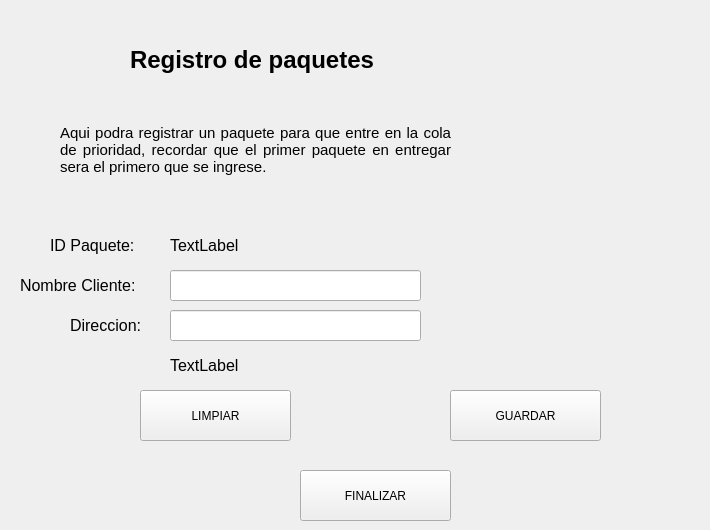
      <widget class="QWidget" name="pag2RegPaq">
       <widget class="QLabel" name="lblIdPaquete">
        <property name="geometry">
         <rect>
          <x>170</x>
          <y>230</y>
          <width>401</width>
          <height>31</height>
         </rect>
        </property>
        <property name="text">
         <string>&lt;html&gt;&lt;head/&gt;&lt;body&gt;&lt;p&gt;&lt;span style=&quot; font-size:12pt;&quot;&gt;TextLabel&lt;/span&gt;&lt;/p&gt;&lt;/body&gt;&lt;/html&gt;</string>
        </property>
       </widget>
       <widget class="QLabel" name="label_9">
        <property name="geometry">
         <rect>
          <x>20</x>
          <y>260</y>
          <width>161</width>
          <height>51</height>
         </rect>
        </property>
        <property name="text">
         <string>&lt;html&gt;&lt;head/&gt;&lt;body&gt;&lt;p&gt;&lt;span style=&quot; font-size:12pt;&quot;&gt;Nombre Cliente: &lt;/span&gt;&lt;/p&gt;&lt;/body&gt;&lt;/html&gt;</string>
        </property>
       </widget>
       <widget class="QLabel" name="label_10">
        <property name="geometry">
         <rect>
          <x>70</x>
          <y>310</y>
          <width>141</width>
          <height>31</height>
         </rect>
        </property>
        <property name="text">
         <string>&lt;html&gt;&lt;head/&gt;&lt;body&gt;&lt;p&gt;&lt;span style=&quot; font-size:12pt;&quot;&gt;Direccion: &lt;/span&gt;&lt;/p&gt;&lt;/body&gt;&lt;/html&gt;</string>
        </property>
       </widget>
       <widget class="QLineEdit" name="txtCliente">
        <property name="geometry">
         <rect>
          <x>170</x>
          <y>270</y>
          <width>251</width>
          <height>31</height>
         </rect>
        </property>
       </widget>
       <widget class="QLineEdit" name="txtDireccion">
        <property name="geometry">
         <rect>
          <x>170</x>
          <y>310</y>
          <width>251</width>
          <height>31</height>
         </rect>
        </property>
       </widget>
       <widget class="QPushButton" name="btnLimpiar">
        <property name="geometry">
         <rect>
          <x>140</x>
          <y>390</y>
          <width>151</width>
          <height>51</height>
         </rect>
        </property>
        <property name="text">
         <string>LIMPIAR</string>
        </property>
       </widget>
       <widget class="QPushButton" name="btnGuardar">
        <property name="geometry">
         <rect>
          <x>450</x>
          <y>390</y>
          <width>151</width>
          <height>51</height>
         </rect>
        </property>
        <property name="text">
         <string>GUARDAR</string>
        </property>
       </widget>
       <widget class="QPushButton" name="btnFinalizar">
        <property name="geometry">
         <rect>
          <x>300</x>
          <y>470</y>
          <width>151</width>
          <height>51</height>
         </rect>
        </property>
        <property name="text">
         <string>FINALIZAR</string>
        </property>
       </widget>
       <widget class="QLabel" name="label_16">
        <property name="geometry">
         <rect>
          <x>50</x>
          <y>230</y>
          <width>111</width>
          <height>31</height>
         </rect>
        </property>
        <property name="text">
         <string>&lt;html&gt;&lt;head/&gt;&lt;body&gt;&lt;p&gt;&lt;span style=&quot; font-size:12pt;&quot;&gt;ID Paquete:&lt;/span&gt;&lt;/p&gt;&lt;/body&gt;&lt;/html&gt;</string>
        </property>
       </widget>
       <widget class="QLabel" name="label_26">
        <property name="geometry">
         <rect>
          <x>510</x>
          <y>60</y>
          <width>191</width>
          <height>191</height>
         </rect>
        </property>
        <property name="text">
         <string/>
        </property>
        <property name="pixmap">
         <pixmap resource="Recursos.qrc">:/logo.png</pixmap>
        </property>
        <property name="scaledContents">
         <bool>true</bool>
        </property>
       </widget>
       <widget class="QLabel" name="label_14">
        <property name="geometry">
         <rect>
          <x>130</x>
          <y>30</y>
          <width>351</width>
          <height>61</height>
         </rect>
        </property>
        <property name="text">
         <string>&lt;html&gt;&lt;head/&gt;&lt;body&gt;&lt;p&gt;&lt;span style=&quot; font-size:18pt; font-weight:700;&quot;&gt;Registro de paquetes&lt;/span&gt;&lt;/p&gt;&lt;/body&gt;&lt;/html&gt;</string>
        </property>
        <property name="textFormat">
         <enum>Qt::TextFormat::RichText</enum>
        </property>
        <property name="wordWrap">
         <bool>true</bool>
        </property>
       </widget>
       <widget class="QLabel" name="label_25">
        <property name="geometry">
         <rect>
          <x>60</x>
          <y>100</y>
          <width>391</width>
          <height>101</height>
         </rect>
        </property>
        <property name="layoutDirection">
         <enum>Qt::LayoutDirection::LeftToRight</enum>
        </property>
        <property name="text">
         <string>&lt;html&gt;&lt;head/&gt;&lt;body&gt;&lt;p align=&quot;justify&quot;&gt;&lt;span style=&quot; font-size:11pt;&quot;&gt;Aqui podra registrar un paquete para que entre en la cola de prioridad, recordar que el primer paquete en entregar sera el primero que se ingrese.&lt;/span&gt;&lt;/p&gt;&lt;/body&gt;&lt;/html&gt;</string>
        </property>
        <property name="wordWrap">
         <bool>true</bool>
        </property>
       </widget>
       <widget class="QLabel" name="lblMensajeIngreso">
        <property name="geometry">
         <rect>
          <x>170</x>
          <y>350</y>
          <width>401</width>
          <height>31</height>
         </rect>
        </property>
        <property name="text">
         <string>&lt;html&gt;&lt;head/&gt;&lt;body&gt;&lt;p&gt;&lt;span style=&quot; font-size:12pt;&quot;&gt;TextLabel&lt;/span&gt;&lt;/p&gt;&lt;/body&gt;&lt;/html&gt;</string>
        </property>
       </widget>
      </widget>
